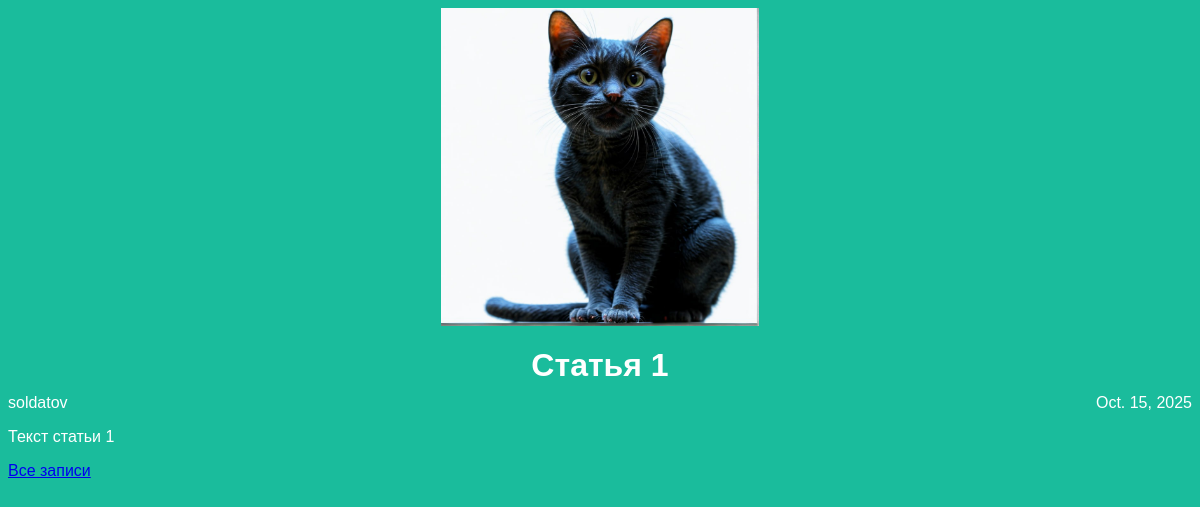
The app's page /article/1/ with its own data.
### articles/models.py (models this page shows, shortened)
class Article(models.Model):
    title = models.CharField(max_length=200)
    author = models.ForeignKey(User, on_delete=models.CASCADE)
    text = models.TextField()
    created_date = models.DateField(auto_now_add=True)

### articles/views.py (the view)
# urls.py: path('article/<int:article_id>/', views.get_article, name='get_article'),
def get_article(request, article_id):
    try:
        post = Article.objects.get(id=article_id)
        return render(request, 'article.html', {"post": post})
    except Article.DoesNotExist:
        raise Http404

### articles/templates/article.html (shortened to what this page needs)
<!DOCTYPE html>
<html>
<head>
    {% load static %}
    <link rel="stylesheet" href="{% static 'css/article.css' %}">
</head>
<body class="article">
<div class="header">
    <img src="{% static 'img/logo.png' %}" alt="Логотип">
</div>
<div class="one-post">
    <h1>{{ post.title }}</h1>
    <div class="article-info">
        <div class="article-author">{{ post.author.username }}</div>
        <div class="article-created-date">{{ post.created_date }}</div>
    </div>
    <p class="article-text">{{ post.text }}</p>
    <p><a href="{% url 'archive' %}">Все записи</a></p>
</div>
</body>
</html>

### articles/static/css/article.css (style rules this page uses)
body { background: #1abc9c; font-family: Tahoma, Arial, sans-serif; color: #ffffff; }
.header img { display: block; width: 318px; margin-left: auto; margin-right: auto; }
.article-author { width: 50%; float: left; }
.article-created-date { text-align: right; }
.article h1 { text-align: center; margin-bottom: 10px; }

### records on screen
Article: title "Статья 1", author.username "soldatov", created_date "Oct. 15, 2025", text "Текст статьи 1"
